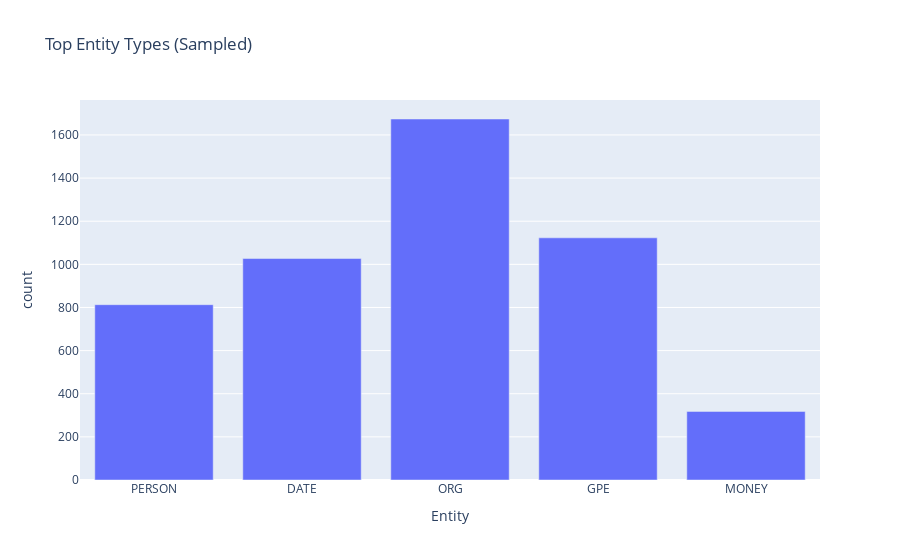

Write notebook code for a chart like this one.
### Markdown cell above
## 2.5 Linguistic Features (NER & POS)

### Code cell
# NER Analysis on Sample
ner_sample = train_df.sample(1000, random_state=42)
entity_counter = Counter()

for text in ner_sample['text']:
    doc = nlp(text)
    for ent in doc.ents:
        if ent.label_ in ['ORG', 'PERSON', 'GPE', 'MONEY', 'DATE']:
            entity_counter[ent.label_] += 1

df_ner = pd.DataFrame.from_dict(entity_counter, orient='index', columns=['count']).reset_index()
fig_ner = px.bar(df_ner, x='index', y='count', title="Top Entity Types (Sampled)", labels={'index': 'Entity'})
fig_ner.show()

### Figure 1 — Plotly figure (JSON) as saved in the notebook; plotly's stock layout.template omitted (floating-point values rounded to 4 significant figures)
{"data": [{"hovertemplate": "Entity=%{x}<br>count=%{y}<extra></extra>", "legendgroup": "", "marker": {"color": "#636efa", "pattern": {"shape": ""}}, "name": "", "orientation": "v", "showlegend": false, "textposition": "auto", "type": "bar", "x": ["PERSON", "DATE", "ORG", "GPE", "MONEY"], "xaxis": "x", "y": [813, 1027, 1674, 1123, 318], "yaxis": "y"}], "layout": {"barmode": "relative", "legend": {"tracegroupgap": 0}, "title": {"text": "Top Entity Types (Sampled)"}, "xaxis": {"anchor": "y", "domain": [0, 1], "title": {"text": "Entity"}}, "yaxis": {"anchor": "x", "domain": [0, 1], "title": {"text": "count"}}}}
